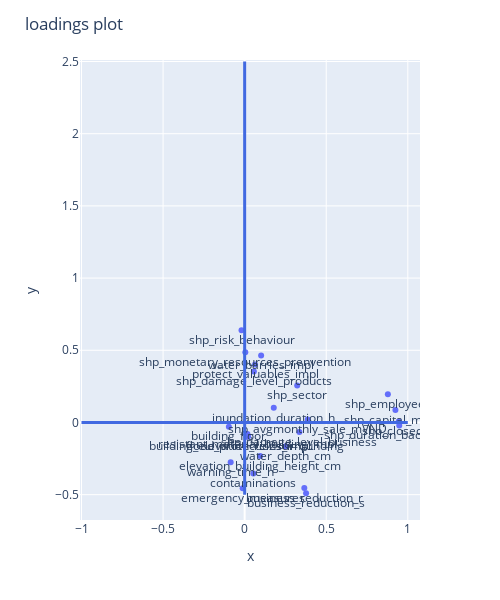

This figure's notebook cell:
### Code cell
### Visualization of important variables by weights of PCs
fig = ex.scatter(x=loadingdf['PC1'],y=loadingdf['PC2'],text=loadingdf['variable'],)

fig.update_layout(
height = 600, width = 500,
title_text='loadings plot')
fig.update_traces(textposition='bottom center')
fig.add_shape(type="line",
    x0 = -0, y0 = -0.5, x1 = -0, y1 = 2.5,
    line = dict(color="RoyalBlue",width=3)
)
fig.add_shape(type="line",
    x0 = -1, y0 = 0, x1 = 1, y1 = 0,
    line=dict(color="RoyalBlue",width=3)
)
fig.show()

### Figure 1 — Plotly figure (JSON) as saved in the notebook; plotly's stock layout.template omitted (floating-point values rounded to 4 significant figures)
{"data": [{"hovertemplate": "x=%{x}<br>y=%{y}<br>text=%{text}<extra></extra>", "legendgroup": "", "marker": {"color": "#636efa", "symbol": "circle"}, "mode": "markers+text", "name": "", "orientation": "v", "showlegend": false, "text": ["shp_closed_d", "shp_duration_back2normal", "business_reduction_s", "business_reduction_r", "inundation_duration_h", "water_depth_cm", "contaminations", "warning_time_h", "emergency_measures", "protect_valuables_impl", "water_barries_impl", "flood_protections_impl", "resistant_material_building_impl", "elevation_building_height_cm", "building_elevation_rel2surrounding", "building_floor", "shp_damage_level_business", "shp_damage_level_products", "shp_sector", "shp_employees", "shp_avgmonthly_sale_mVND", "shp_capital_mVND", "shp_risk_behaviour", "shp_monetary_resources_prenvention"], "textposition": "bottom center", "type": "scatter", "x": [0.9442, 0.9476, 0.3765, 0.3657, 0.1785, 0.2516, 0.05352, -0.08573, -0.0121, 0.06353, 0.1011, 0.0211, 0.01694, 0.09497, 0.01224, -0.09676, 0.3356, 0.05659, 0.322, 0.8778, 0.3861, 0.9241, -0.01918, 0.004095], "xaxis": "x", "y": [0.007253, -0.0208, -0.4902, -0.4532, 0.1015, -0.1653, -0.3532, -0.2751, -0.4548, 0.402, 0.4634, -0.09649, -0.08004, -0.2316, -0.09852, -0.02883, -0.06624, 0.3528, 0.2561, 0.1948, 0.02039, 0.08557, 0.6385, 0.4862], "yaxis": "y"}], "layout": {"height": 600, "legend": {"tracegroupgap": 0}, "margin": {"t": 60}, "shapes": [{"line": {"color": "RoyalBlue", "width": 3}, "type": "line", "x0": 0, "x1": 0, "y0": -0.5, "y1": 2.5}, {"line": {"color": "RoyalBlue", "width": 3}, "type": "line", "x0": -1, "x1": 1, "y0": 0, "y1": 0}], "title": {"text": "loadings plot"}, "width": 500, "xaxis": {"anchor": "y", "domain": [0, 1], "title": {"text": "x"}}, "yaxis": {"anchor": "x", "domain": [0, 1], "title": {"text": "y"}}}}
